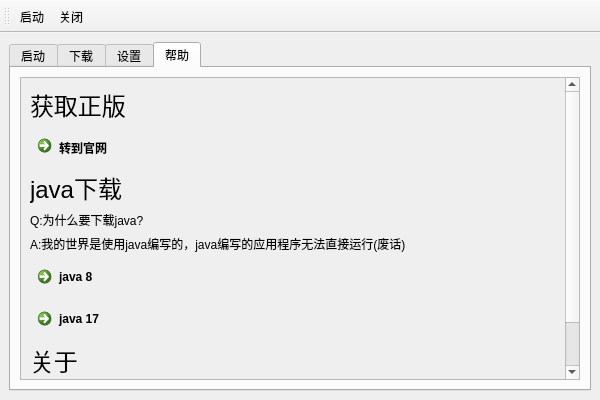
<?xml version="1.0" encoding="UTF-8"?>
<ui version="4.0">
 <class>MainWindow</class>
 <widget class="QMainWindow" name="MainWindow">
  <property name="geometry">
   <rect>
    <x>0</x>
    <y>0</y>
    <width>600</width>
    <height>400</height>
   </rect>
  </property>
  <property name="windowTitle">
   <string>QMCL</string>
  </property>
  <property name="styleSheet">
   <string notr="true"/>
  </property>
  <widget class="QWidget" name="centralwidget">
   <layout class="QVBoxLayout" name="verticalLayout">
    <item>
     <widget class="QTabWidget" name="tabWidget">
      <property name="currentIndex">
       <number>3</number>
      </property>
      <widget class="QWidget" name="tab">
       <attribute name="title">
        <string>启动</string>
       </attribute>
       <layout class="QGridLayout" name="gridLayout">
        <item row="1" column="2">
         <widget class="QCheckBox" name="checkBox">
          <property name="text">
           <string>使用正版账号登录</string>
          </property>
         </widget>
        </item>
        <item row="1" column="0">
         <widget class="QComboBox" name="comboBox"/>
        </item>
        <item row="0" column="3">
         <widget class="QLabel" name="label_10">
          <property name="text">
           <string/>
          </property>
         </widget>
        </item>
        <item row="1" column="3">
         <widget class="QPushButton" name="pushButton">
          <property name="text">
           <string>启动</string>
          </property>
         </widget>
        </item>
        <item row="1" column="1">
         <widget class="QLineEdit" name="lineEdit"/>
        </item>
       </layout>
      </widget>
      <widget class="QWidget" name="tab_2">
       <attribute name="title">
        <string>下载</string>
       </attribute>
      </widget>
      <widget class="QWidget" name="tab_3">
       <attribute name="title">
        <string>设置</string>
       </attribute>
      </widget>
      <widget class="QWidget" name="tab_4">
       <attribute name="title">
        <string>帮助</string>
       </attribute>
       <layout class="QVBoxLayout" name="verticalLayout_2">
        <item>
         <widget class="QScrollArea" name="scrollArea">
          <property name="widgetResizable">
           <bool>true</bool>
          </property>
          <widget class="QWidget" name="scrollAreaWidgetContents">
           <property name="geometry">
            <rect>
             <x>0</x>
             <y>0</y>
             <width>539</width>
             <height>355</height>
            </rect>
           </property>
           <layout class="QVBoxLayout" name="verticalLayout_3">
            <item>
             <widget class="QLabel" name="label">
              <property name="font">
               <font>
                <pointsize>18</pointsize>
               </font>
              </property>
              <property name="text">
               <string>获取正版</string>
              </property>
             </widget>
            </item>
            <item>
             <widget class="QCommandLinkButton" name="gettominecraft">
              <property name="text">
               <string>转到官网</string>
              </property>
             </widget>
            </item>
            <item>
             <widget class="QLabel" name="label_5">
              <property name="font">
               <font>
                <pointsize>18</pointsize>
               </font>
              </property>
              <property name="text">
               <string>java下载</string>
              </property>
             </widget>
            </item>
            <item>
             <widget class="QLabel" name="label_6">
              <property name="text">
               <string>Q:为什么要下载java?</string>
              </property>
             </widget>
            </item>
            <item>
             <widget class="QLabel" name="label_7">
              <property name="text">
               <string>A:我的世界是使用java编写的，java编写的应用程序无法直接运行(废话)</string>
              </property>
             </widget>
            </item>
            <item>
             <widget class="QCommandLinkButton" name="java8">
              <property name="text">
               <string>java 8</string>
              </property>
             </widget>
            </item>
            <item>
             <widget class="QCommandLinkButton" name="java17">
              <property name="text">
               <string>java 17</string>
              </property>
             </widget>
            </item>
            <item>
             <widget class="QLabel" name="label_2">
              <property name="font">
               <font>
                <pointsize>18</pointsize>
               </font>
              </property>
              <property name="text">
               <string>关于</string>
              </property>
             </widget>
            </item>
            <item>
             <widget class="QLabel" name="label_3">
              <property name="text">
               <string>当前版本:</string>
              </property>
             </widget>
            </item>
            <item>
             <widget class="QLabel" name="label_4">
              <property name="text">
               <string>模式:</string>
              </property>
             </widget>
            </item>
           </layout>
          </widget>
         </widget>
        </item>
       </layout>
      </widget>
     </widget>
    </item>
   </layout>
  </widget>
  <widget class="QToolBar" name="toolBar">
   <property name="windowTitle">
    <string>toolBar</string>
   </property>
   <property name="layoutDirection">
    <enum>Qt::LeftToRight</enum>
   </property>
   <attribute name="toolBarArea">
    <enum>TopToolBarArea</enum>
   </attribute>
   <attribute name="toolBarBreak">
    <bool>false</bool>
   </attribute>
   <addaction name="actionstart"/>
   <addaction name="actionclose"/>
  </widget>
  <action name="actionstart">
   <property name="text">
    <string>启动</string>
   </property>
   <property name="toolTip">
    <string>启动您的minecraft</string>
   </property>
  </action>
  <action name="actionclose">
   <property name="text">
    <string>关闭</string>
   </property>
   <property name="toolTip">
    <string>关闭BMCL</string>
   </property>
  </action>
 </widget>
 <resources/>
 <connections>
  <connection>
   <sender>actionclose</sender>
   <signal>changed()</signal>
   <receiver>MainWindow</receiver>
   <slot>close()</slot>
   <hints>
    <hint type="sourcelabel">
     <x>-1</x>
     <y>-1</y>
    </hint>
    <hint type="destinationlabel">
     <x>299</x>
     <y>199</y>
    </hint>
   </hints>
  </connection>
 </connections>
</ui>
